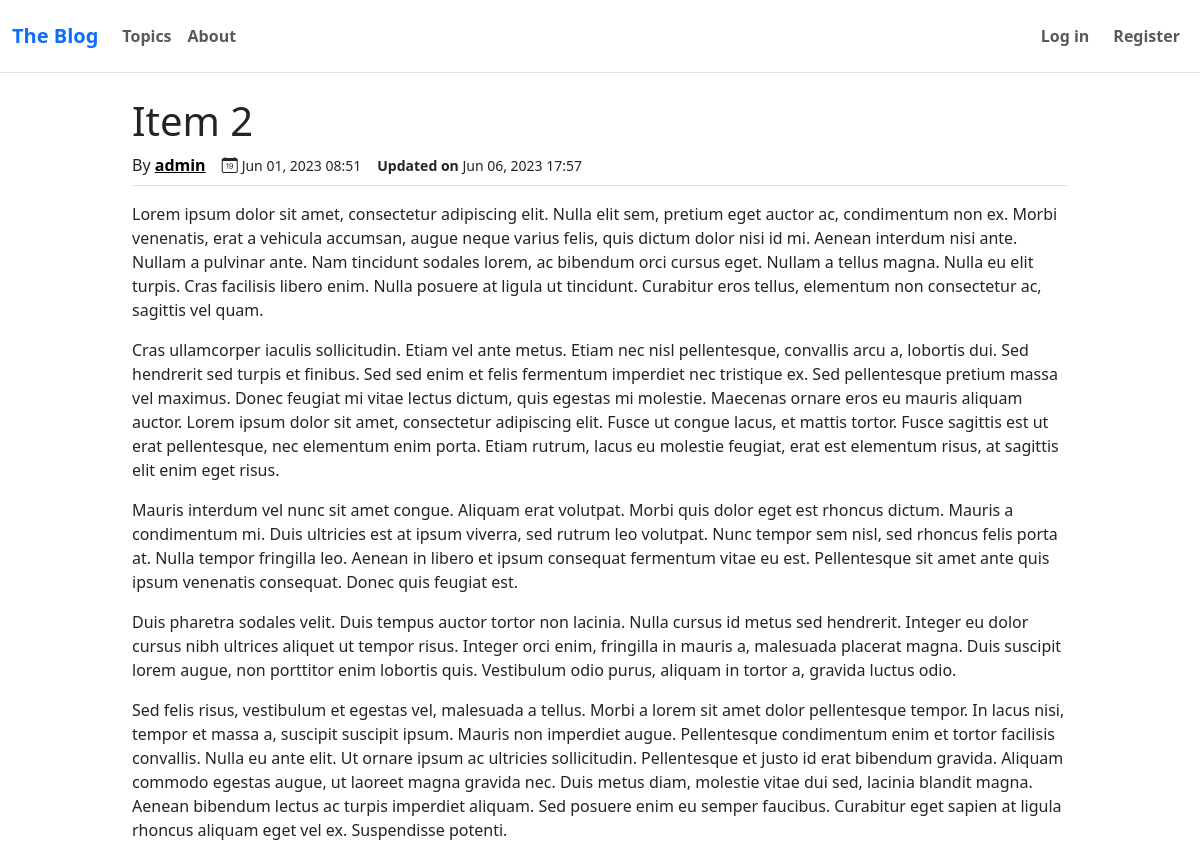
/item-2/, run on the app's committed database.
### blogs/models.py (models this page shows, shortened)
class Entry(models.Model):
    topic = models.ForeignKey(Topic, on_delete=models.CASCADE)
    title = models.CharField(max_length=100)
    text = models.TextField()
    slug = models.SlugField(max_length=100, unique=True)
    date_added = models.DateTimeField(auto_now_add=True)
    date_modified = models.DateTimeField(auto_now=True)
    owner = models.ForeignKey(User, on_delete=models.CASCADE)
    public = models.BooleanField(default=True)
    class Meta:
        verbose_name_plural = 'entries'

### blogs/views.py (the view)
# urls.py: path('<slug:slug>/', views.entry_detail, name='entry_detail'),
def entry_detail(request, slug):
    entry = Entry.objects.get(slug=slug)
    if request.user.username != entry.owner.username and entry.public == False:
        raise Http404
    return render(request, 'blogs/entry_detail.html', {'entry': entry})

### blogs/templates/blogs/entry_detail.html (shortened to what this page needs)
{% extends 'blogs/base.html' %}
{% block header %}
    <h1>{{ entry.title }}</h1>
    <div class="d-flex">
        <span>By <a class="fw-semibold text-black" href="{% url 'blogs:user_entries' entry.owner.username %}">{{ entry.owner.username }}</a></span>
        <span class="ms-3"><i class="bi bi-calendar-date me-1"></i><small>{{ entry.date_added|date:'M d, Y H:i' }}</small></span>
        {% if entry.date_modified != entry.date_added %}
            <span class="ms-3"><small><span class="fw-semibold">Updated on</span> {{ entry.date_modified|date:'M d, Y H:i' }}</small></span>
        {% endif %}
    </div>
{% endblock header %}
{% block content %}
    {{ entry.text|linebreaks }}
{% endblock content%}

### data on the page
Entry: title "Item 2", owner.username "admin", date_added "Jun 01, 2023 08:51", date_modified "Jun 06, 2023 17:57", text "Lorem ipsum dolor sit amet, consectetur adipiscing elit. Nulla elit sem, pretium eget auctor ac, condimentum non ex. Morbi venenatis, erat a vehicula accumsan, augue neque varius felis, quis dictum dolor nisi id mi. Aenean interdum nisi ante. Nullam a pulvinar ante. Nam tincidunt sodales lorem, ac bibendum orci cursus eget. Nullam a tellus magna. Nulla eu elit turpis. Cras facilisis libero enim. Nulla posuere at ligula ut tincidunt. Curabitur eros tellus, elementum non consectetur ac, sagittis vel quam. Cras ullamcorper iaculis sollicitudin. Etiam vel ante metus. Etiam nec nisl pellentesque, convallis arcu a, lobortis dui. Sed hendrerit sed turpis et finibus. Sed sed enim et felis fermentum…"
